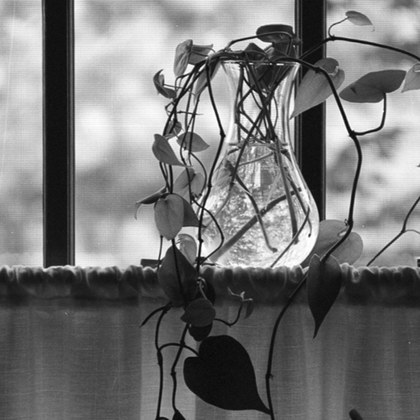
%> input picture DIP/PROJECT 07-03 Wavelet Transform Modifications/vase.tif, 420 x 420 px, shrunk from 512 x 512 before the run
$ octave ModifiedDWTRun.m   (GNU Octave 9; MATLAB toolbox functions it lacks are replaced by stand-ins)
%> lines starting %> are read from the running program, lines starting %| are printed output that depends on the picture
%> further down, im is the input picture: size 420x420 uint8; min 6, max 255, mean 118.2
### DIP/PROJECT 07-03 Wavelet Transform Modifications/InterpolatePower2.m
function [SignalNew]=InterpolatePower2(Signal,scale)
%> called with scale = 1
%%
% if ndims(Signal)==2
Length=size(Signal);
%> Length = [420 420]
LenghtNew(1)=scale*(2^round(log2(Length(1))));
LenghtNew(2)=scale*(2^round(log2(Length(2))));
% [7 lines of commented-out code are left out]
SignalNew=abs(ifft2(fft2(Signal,LenghtNew(1),LenghtNew(2))));
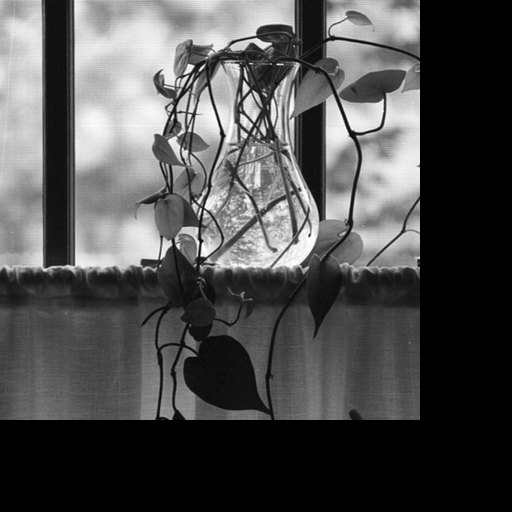
%> SignalNew: size 512x512 double; min 0, max 255, mean 79.5; drawn with min black and max white
% [5 lines of commented-out code are left out]
SignalNew=squeeze(SignalNew);
end

### DIP/PROJECT 07-03 Wavelet Transform Modifications/TwoD_DWT_Haar.m
function [ImageDCT]=TwoD_DWT_Haar(Image,Scale)
%> called with Scale = 4
%%
Dimensions=size(Image);
%> Dimensions = [512 512]
for i=1:Dimensions(1)
    ImageDCT(i,:)=DWT_Haar2D(Image(i,:),Scale);
end
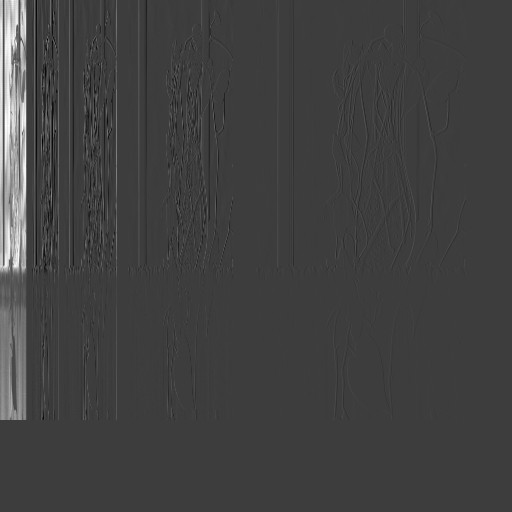
%> ImageDCT: size 512x512 double; min -313.5, max 986.5, mean 20.5; drawn with min black and max white
for i=1:Dimensions(2)
    ImageDCT(:,i)=DWT_Haar2D(ImageDCT(:,i),Scale);
end
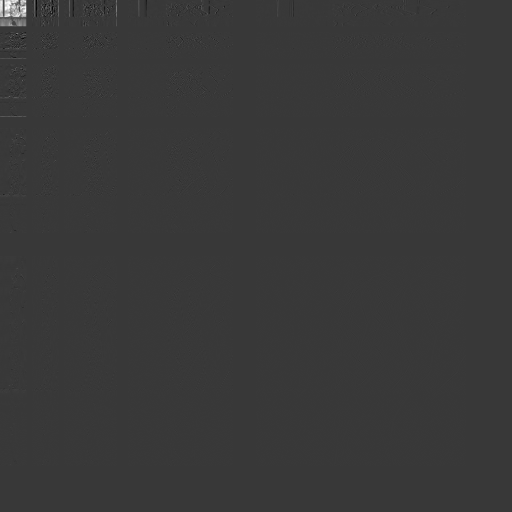
%> ImageDCT: size 512x512 double; min -1103.1, max 3836.2, mean 5.2; drawn with min black and max white
end

### DIP/PROJECT 07-03 Wavelet Transform Modifications/DWT_Haar2D.m
function [DWT_Coef]=DWT_Haar2D(TimeSeries,Scale)
%%
J=log2(length(TimeSeries));
J=min(Scale,J);
for i=1:J-1
    [Result]=SumAndDiffer(TimeSeries);
    Temp1{i}=Result(1:end/2);
    Temp2{i}=Result(end/2+1:end);
    TimeSeries=Temp1{i};
end
[Result]=SumAndDiffer(TimeSeries);
Temp2{J}=Result;
DWT_Coef=[];
for i=1:J
    DWT_Coef=[DWT_Coef,Temp2{J-(i-1)}];
end
end

### DIP/PROJECT 07-03 Wavelet Transform Modifications/SumAndDiffer.m
function [Result]=SumAndDiffer(TimeSeries)
%%
Differ=zeros(1,length(TimeSeries)/2);
Summation=Differ;
index=1;
for i=1:2:length(TimeSeries)
    Differ(index)=TimeSeries(i)-TimeSeries(i+1);
    Summation(index)=TimeSeries(i)+TimeSeries(i+1);
    index=index+1;
end
Result=[Summation,Differ]/sqrt(2);
end

### DIP/PROJECT 07-03 Wavelet Transform Modifications/ThresholdDWT.m
function [DWTImageThresholded]=ThresholdDWT(DWTImage,Threshold)
%> called with Threshold = 0
%%
Dimensions=size(DWTImage);
for i=1:Dimensions(1)
    for j=1:Dimensions(2)
        if DWTImage(i,j)<Threshold
            DWTImageThresholded(i,j)=0;
        else
            DWTImageThresholded(i,j)=DWTImage(i,j);
        end
    end
end
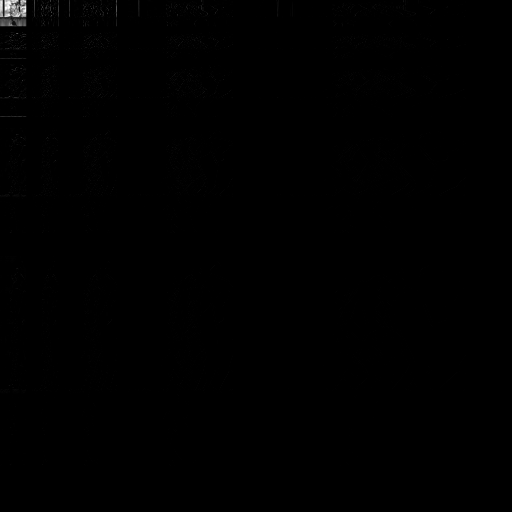
%> DWTImageThresholded: size 512x512 double; min 0, max 3836.2, mean 8.7; drawn with min black and max white
end

### DIP/PROJECT 07-03 Wavelet Transform Modifications/Inverse_DWT_Haar.m
function [TimeSeries]=Inverse_DWT_Haar(TimeSeries,Scale)
%%
J=log2(length(TimeSeries));
Scale=min(J,Scale);
for i=J-Scale+1:J
    Temp{i}=TimeSeries(1:2^i);
    Result=Inverse_SumAndDiffer(Temp{i});
    TimeSeries(1:2^i)=Result;
end
end

### DIP/PROJECT 07-03 Wavelet Transform Modifications/InverseTwoD_DWT_Haar.m
function [ImageDCT]=InverseTwoD_DWT_Haar(Image,Scale)
%> called with Scale = 4
%%
Dimensions=size(Image);
for i=1:Dimensions(2)
    ImageDCT(:,i)=Inverse_DWT_Haar(Image(:,i),Scale);
end
for i=1:Dimensions(1)
    ImageDCT(i,:)=Inverse_DWT_Haar(ImageDCT(i,:),Scale);
end
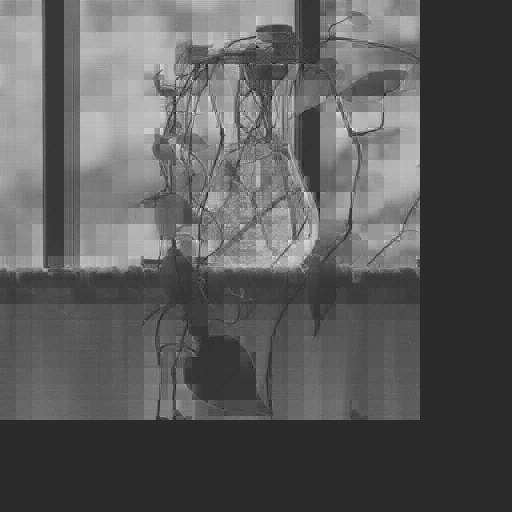
%> ImageDCT: size 512x512 double; min -72.73, max 350.5, mean 79.5; drawn with min black and max white
end

### DIP/PROJECT 07-03 Wavelet Transform Modifications/ModifiedDWTRun.m
clear all
close all
clc
%%
im=imread('vase.tif');
Image=double(im);
Image_Inter=InterpolatePower2(Image,1);
Scale=4;
Number=1;
ImageDCT=TwoD_DWT_Haar(Image_Inter,Scale);
 [DWTImageThresholded]=ThresholdDWT(ImageDCT,0.1*median(ImageDCT(:)));
InverseImageDCT=InverseTwoD_DWT_Haar(DWTImageThresholded,Scale);
%%
figure('units','normalized','outerposition',[0 0 1 1])
subplot(131),imagesc(Image_Inter),colormap(gray);
title('Original image','FontSize',30)
set(gca,'FontSize',30);
subplot(132),imagesc(ImageDCT),colormap(gray);
title('2D Haar DWT','FontSize',30)
set(gca,'FontSize',30);
subplot(133),imagesc(InverseImageDCT),colormap(gray);
title('Inverse 2D Haar DWT','FontSize',30)
set(gca,'FontSize',30);
